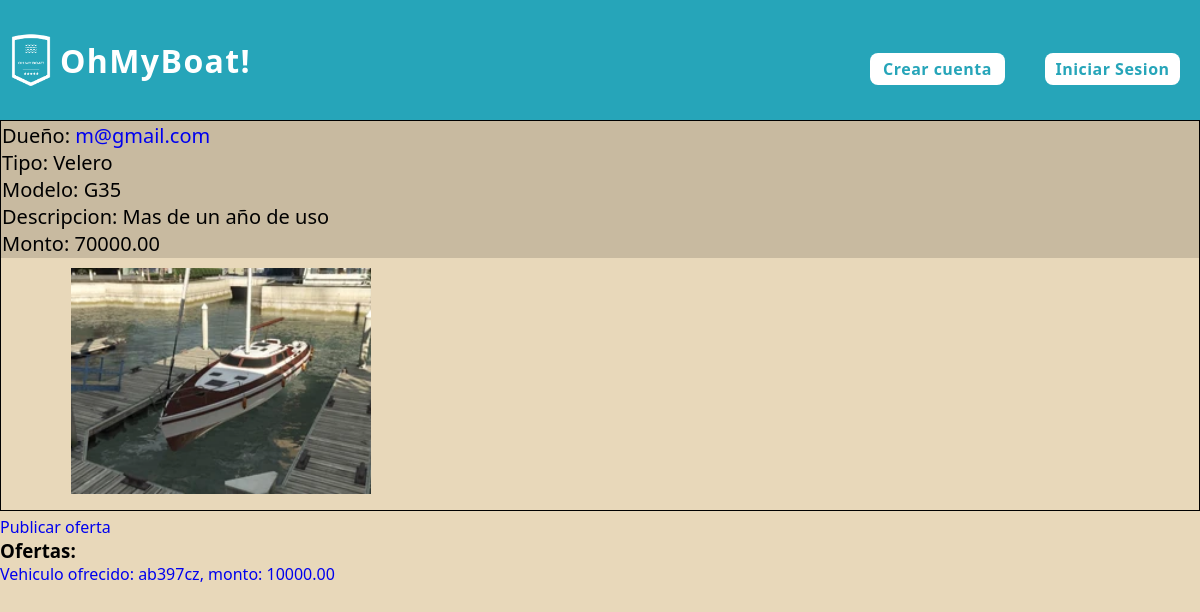
Before: /ver_detalle_publicacion/24/ with the older database file.
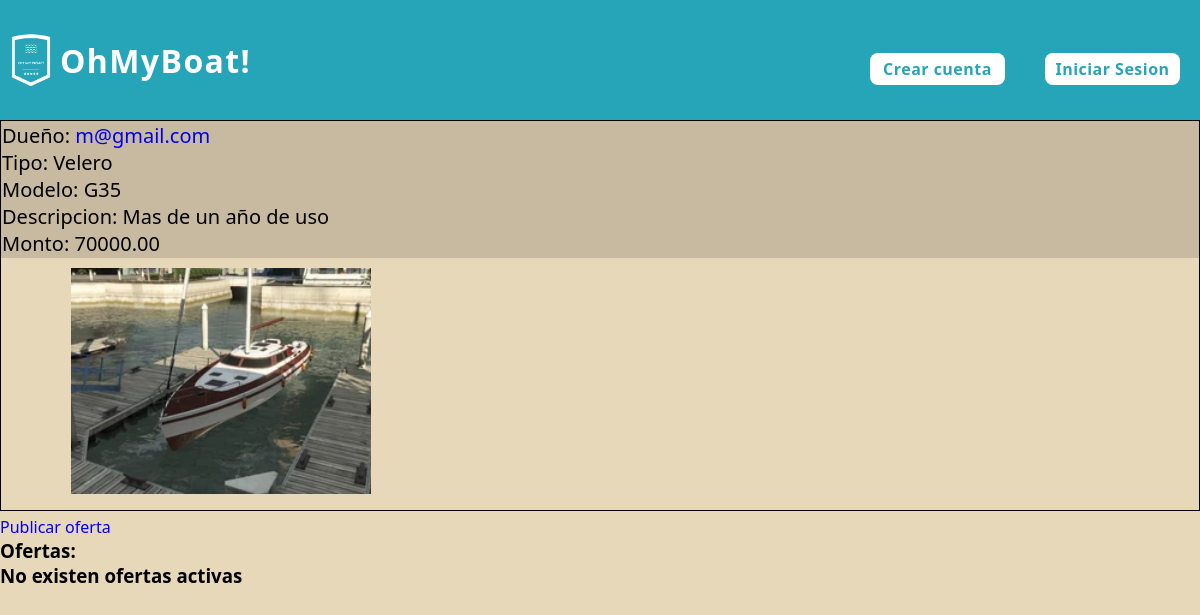
After: the same page with the newer database file.
### publicaciones/models.py (models this page shows)
class Publicacion(models.Model):
    monto = models.DecimalField(max_digits=15, decimal_places=2, default=0)
    autor = models.ForeignKey(Usuario, on_delete=models.SET_NULL, null=True)
    embarcacion = models.OneToOneField(Embarcacion, on_delete=models.SET_NULL, null=True)
    descripcion = models.CharField(max_length=250)

### usuarios/models.py (models this page shows, shortened)
class Usuario(AbstractBaseUser, PermissionsMixin):
    nombre = models.CharField(max_length=50)
    apellido = models.CharField(max_length=50)
    fecha_nacimiento = models.DateField()
    telefono = models.CharField(max_length=13)
    mail = models.EmailField(max_length=50, unique=True)
    password = models.CharField(max_length=128)
    is_staff= models.BooleanField(default=False)
    is_blocked= models.BooleanField(default=False)
    USERNAME_FIELD = 'mail'
    REQUIRED_FIELDS = ['nombre', 'apellido', 'fecha_nacimiento', 'telefono']

### embarcaciones/models.py (models this page shows)
class Embarcacion(models.Model):
    matricula = models.CharField(max_length=100, unique=True)
    modelo = models.CharField(max_length=100)
    tipo = models.ForeignKey(TipoEmbarcacion, on_delete=models.SET_NULL, null=True)
    m_eslora = models.DecimalField(max_digits=5, decimal_places=2)
    m_manga = models.DecimalField(max_digits=5, decimal_places=2)
    m_calado = models.DecimalField(max_digits=5, decimal_places=2)
    motor = models.BooleanField(default=False)
    deuda = models.DecimalField(max_digits=10, decimal_places=2, default=0)
    sede = models.ForeignKey(Sede, on_delete=models.SET_NULL, null=True)
    dueño = models.ForeignKey(Usuario, on_delete=models.CASCADE)

class TipoEmbarcacion(models.Model):
    clase= models.CharField(max_length=50, unique=True)

class ImagenEmbarcacion(models.Model):
    nombre_especifico= models.CharField(max_length=100)
    embarcacion= models.ForeignKey(Embarcacion, on_delete= models.CASCADE)

### ofertas/models.py (models this page shows)
class Oferta(models.Model):
    monto = models.DecimalField(max_digits=15, decimal_places=2, default=0)
    autor = models.ForeignKey(Usuario, on_delete=models.SET_NULL, null=True)
    vehiculo_ofertado = models.ForeignKey(Vehiculo, on_delete=models.SET_NULL, null=True)
    embarcacion_ofertada = models.ForeignKey(Embarcacion, on_delete=models.SET_NULL, null=True)
    publicacion= models.ForeignKey(Publicacion, on_delete=models.CASCADE)

### vehiculos/models.py (models this page shows)
class Vehiculo(models.Model):
    patente = models.CharField(max_length=100, unique=True)
    marca = models.CharField(max_length=100)
    modelo = models.CharField(max_length=100)
    tipo = models.ForeignKey(TipoVehiculo, on_delete=models.SET_NULL, null=True)
    año_fabricacion = models.DecimalField(max_digits=4, decimal_places=0, default=2000)
    kilometraje = models.DecimalField(max_digits=10, decimal_places=0, default=0)
    dueño = models.ForeignKey(Usuario, on_delete=models.CASCADE)

### publicaciones/views.py (the view)
# urls.py: path('ver_detalle_publicacion/<int:id_publicacion>/', views.ver_detalle_publicacion, name= 'ver detalle publicacion'),
def ver_detalle_publicacion(request, id_publicacion):
    try:
        unaPublicacion = Publicacion.objects.get(id=id_publicacion)
        imagenes= ImagenEmbarcacion.objects.filter(embarcacion= unaPublicacion.embarcacion.id)
        ofertas= Oferta.objects.exclude(autor__is_blocked=True)
        return render(request, 'post_detail.html', {'imagenes': imagenes, 'publicacion':  unaPublicacion, 'ofertas': ofertas})
    except Embarcacion.DoesNotExist:
        return render(request, '404_not_found.html')

### publicaciones/templates/post_detail.html (shortened to what this page needs)
{% extends 'layouts/base.html' %}
{% load static %}
{% block style %}
    <link rel="stylesheet" type="text/css" href="{% static 'styles/boat_detail_body.css' %}">
{% endblock %}
{% block listnav %}
    {% if request.user.is_authenticated %}
        <li class="modal"><a id="cerrar-sesion" class="normal"  href=""><i class="fa-solid fa-arrow-right-from-bracket"></i></a>
            <div id="mensaje-cerrar-sesion" class="mensaje" style="display: none;">
                <p>Estas seguro de cerrar la sesion?</p>
                <a href="{% url 'cerrar sesion' %}" class="buton2">Confirmar</a>
            </div>
        </li>
    {% else %}
        <li><a href="{% url 'crear cuenta' %}" class="buton">Crear cuenta</a></li>
        <li><a href="{% url 'iniciar sesion' %}" class="buton">Iniciar Sesion</a></li>
    {% endif %}
{% endblock %}
{% block content %}
<section>
    <div>
        <div class="box">
            <div class="info-container">
                <div>
                    <p>Dueño: <a href="{% url 'ver perfil' publicacion.autor.id %}">{{publicacion.autor.mail}}</a></p>
                </div>
                <div>
                    <p>Tipo: {{publicacion.embarcacion.tipo.clase}}</p>
                </div>
                <div>
                    <p>Modelo: {{publicacion.embarcacion.modelo}}</p>
                </div>
                <div>
                    <p>Descripcion: {{publicacion.descripcion}}</p>
                </div>
                <div>
                    <p>Monto: {{publicacion.monto}}</p>
                </div>
            </div>
            <div class='imagenesDiv'>
                {% for imagen in imagenes %}
                    {% with 'imagenes_embarcaciones/'|add:imagen.nombre_especifico as ruta_imagen %}
                    <div class='image-container'>
                        <div class="p1">
                            <img src="{% static ruta_imagen %}" style="width:100%">
                        </div>
                    </div>
                    {% endwith %}
                {% endfor %}
            </div>
        </div>
    </div>
</section>
<div>
    {% if not request.user.mail == publicacion.autor.mail %}
        <a href="{% url 'publicar oferta' publicacion.id %}">Publicar oferta</a>
    {% endif %}
</div>
<div>
    <h3>Ofertas:</h3>
</div>
<div>
    {% if ofertas %}
        {% for oferta in ofertas %}
            {% if oferta.vehiculo_ofertado %}
                <div>
                    <a href="#">Vehiculo ofrecido: {{oferta.vehiculo_ofertado.patente}}, monto: {{oferta.monto}}</a>
                </div>
            {% else %}
                <div>
                    <a href="#">Embarcacion ofrecida: {{oferta.embarcacion_ofertada.matricula}}, monto: {{oferta.monto}}</a>
                </div>
            {% endif %}
        {% endfor %}
    {% else %}
        <div>
            <h3>No existen ofertas activas</h3>
        </div>
    {% endif %}
</div>
{% endblock %}

### inicio/templates/layouts/base.html (shortened to what this page needs)
{% load static %}
<!DOCTYPE html>
<html lang="en">
<head>
    {% block style %}
    {% endblock %}
    <link rel="stylesheet" href="{% static 'styles/header.css' %}">
    <link rel="stylesheet" href="{% static 'styles/aside.css' %}">
    <link rel="stylesheet" type="text/css" href="{% static 'styles/index_main.css' %}">
    <link rel="stylesheet" href="https://cdnjs.cloudflare.com/ajax/libs/font-awesome/6.5.2/css/all.min.css" />
</head>
<body>
    <header>
       <div>
        <a href="{% url 'home' %}">
            <div class="logo">
                <h1>OhMyBoat!</h1>
            </div>
        </a>
        <nav>
            <ul>
                {% block listnav %}
                {% endblock %}
            </ul>
        </nav>
       </div>
    </header>
    {% block content %}
    {% endblock %}
</body>
</html>

### embarcaciones/static/styles/boat_detail_body.css (style rules this page uses)
:root { --sand: #c8baa0; --gray-sand: #c4c4be; --aqua-light: #a9cecf; --aquamarine: #26a5b9; --cyan: #6785b4; }
body { overflow: hidden; }
.box { display: inline-block; overflow-x: auto; width: 100%; position: relative; align-items: center; justify-content: center; font-family: Arial, Helvetica, sans-serif; font: bold; font-size: 20px; border: 1px solid black; }
.imagenesDiv { width: 100%; padding: 10px 20px; align-items: center; }
.imagenesDiv .image-container { display: inline-flex; margin-right: 0px; object-fit: contain; }
.imagenesDiv .image-container:last-child { margin-right: 0; }
.imagenesDiv .image-container .p1 { display: inline-block; width: max-content; align-items: left; }
.imagenesDiv .image-container .p1 img { margin-left: 50px; }
.box .info-container { position:relative; display:inline-block; width: 100%; background: var(--sand); border: 1px solid var(--sand); font: bold; }
.info-container p { margin-right: 50px; align-items: center; }
.p1 { flex: 0 0 auto; scroll-snap-align: start; width: 70%; }
.p1 img { width: 50%; max-height: 575px; height: absolute; }

### inicio/static/styles/header.css (style rules this page uses)
* { margin: 0; padding: 0; box-sizing: border-box; font-family: 'Segoe UI', Tahoma, Geneva, Verdana, sans-serif; }
header { background-color: #26a5b9; position: fixed; top: 0; left: 0; width: 100%; z-index: 2; }
header > div { max-width: 1360px; margin: auto; display: flex; justify-content: space-between; align-items: center; height: 120px; }
.logo > h1 { color: #fff; position: relative; text-align: center; letter-spacing: 1.4px; }
.logo { margin-left: 60px; }
.logo > h1::before { content: ''; background-image: url('../images/Oh_My_Boat_logo_2.jpg'); position: absolute; background-size: 50px; background-position: center; background-repeat: no-repeat; width: 70px; height: 70px; top: 50%; left: -15%; transform: translate(-50%, -50%); }
ul { display: flex; list-style: none; align-items: center; }
li { margin: 20px; }
a { text-decoration: none; }
nav { display: flex; align-items: center; margin-top: 17px; }
.buton { width: 135px; height: 4vh; border: none; background-color: #ffffff; border-radius: 8px; display: flex; justify-content: center; text-decoration: none; align-items: center; cursor: pointer; letter-spacing: 0.03em; font-weight: 600; font-style: normal; font-size: 1rem; color: #26a5b9; transition: all 0.10s; -webkit-box-shadow: 0px 0px 4px 1px rgba(255,255,255,0); -moz-box-shadow: 0px 0px 4px 1px rgba(255,255,255,0); box-shadow: 0px 0px 4px 1px rgba(255,255,255,0); }

### inicio/static/styles/index_main.css (style rules this page uses)
:root { --green: hsl(162, 45%, 56%); --lead: hsl(162, 2%, 56%); --blue: hsl(202, 89%, 71%); --text-white: hsl(0, 0%, 100%); --text-light-gray: hsl(0, 0%, 90%); --body-bg-color:hsl(200, 51%, 32%); --glass-bg-color: hsla(0, 0%, 100%, 0.05); --border-color: hsla(0, 0%, 100%, 0.25); --blur: blur(10px); --button-hover-color: hsla(0, 0%, 0%, 0.3); }
body { margin-top: 120px; background-color: #e8d8ba; }

Changed rows visible on the page:
removed Oferta: vehiculo_ofertado.patente "ab397cz", monto "10000.00"
Other visible differences:
text now shown: "No existen ofertas activas"
